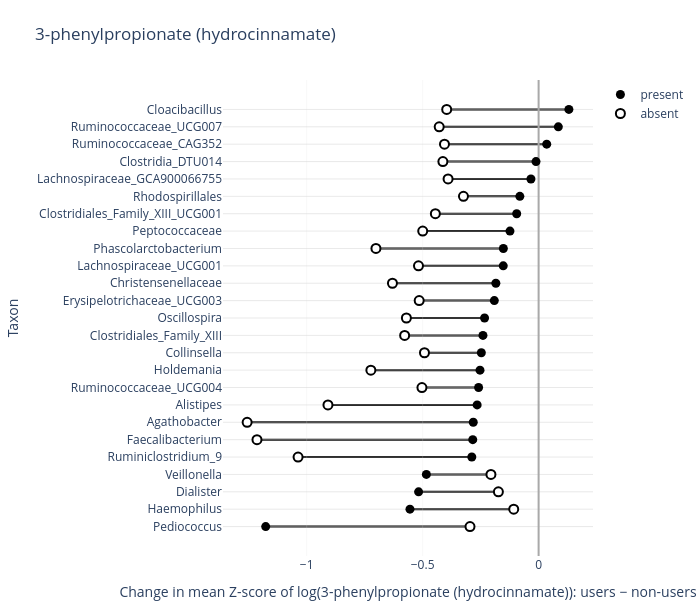

The cell this chart's notebook holds for it:
### Code cell
# Hydrocinnamate
make_barbell_plot('metabolite_100000010', metabolites_microbes_pa_df, sig_interactions_pa)

### Figure 1 — Plotly figure (JSON) as saved in the notebook; plotly's stock layout.template omitted (floating-point values rounded to 4 significant figures)
{"data": [{"marker": {"color": "black", "size": 9}, "mode": "markers", "name": "present", "type": "scatter", "x": [-1.177, -0.5547, -0.5175, -0.484, -0.08087, -0.1235, -0.2587, -0.2331, -0.24, -0.247, -0.01124, -0.191, -0.09451, 0.03494, -0.1525, -0.03305, -0.2527, -0.1843, 0.08505, 0.1305, -0.152, -0.265, -0.2818, -0.2839, -0.2881], "y": ["Pediococcus", "Haemophilus", "Dialister", "Veillonella", "Rhodospirillales", "Peptococcaceae", "Ruminococcaceae_UCG004", "Oscillospira", "Clostridiales_Family_XIII", "Collinsella", "Clostridia_DTU014", "Erysipelotrichaceae_UCG003", "Clostridiales_Family_XIII_UCG001", "Ruminococcaceae_CAG352", "Lachnospiraceae_UCG001", "Lachnospiraceae_GCA900066755", "Holdemania", "Christensenellaceae", "Ruminococcaceae_UCG007", "Cloacibacillus", "Phascolarctobacterium", "Alistipes", "Agathobacter", "Faecalibacterium", "Ruminiclostridium_9"]}, {"marker": {"color": "white", "line": {"color": "black", "width": 2}, "size": 9}, "mode": "markers", "name": "absent", "type": "scatter", "x": [-0.2958, -0.1072, -0.1734, -0.2056, -0.324, -0.4997, -0.5031, -0.5701, -0.5776, -0.4922, -0.4128, -0.5149, -0.4452, -0.4059, -0.518, -0.3904, -0.7234, -0.6302, -0.4287, -0.3963, -0.7014, -0.9083, -1.257, -1.214, -1.037], "y": ["Pediococcus", "Haemophilus", "Dialister", "Veillonella", "Rhodospirillales", "Peptococcaceae", "Ruminococcaceae_UCG004", "Oscillospira", "Clostridiales_Family_XIII", "Collinsella", "Clostridia_DTU014", "Erysipelotrichaceae_UCG003", "Clostridiales_Family_XIII_UCG001", "Ruminococcaceae_CAG352", "Lachnospiraceae_UCG001", "Lachnospiraceae_GCA900066755", "Holdemania", "Christensenellaceae", "Ruminococcaceae_UCG007", "Cloacibacillus", "Phascolarctobacterium", "Alistipes", "Agathobacter", "Faecalibacterium", "Ruminiclostridium_9"]}], "layout": {"height": 610, "margin": {"b": 40, "l": 80, "r": 40, "t": 80}, "plot_bgcolor": "white", "shapes": [{"layer": "below", "line": {"color": "black", "width": 2}, "type": "line", "x0": -1.177, "x1": -0.2958, "y0": "Pediococcus", "y1": "Pediococcus"}, {"layer": "below", "line": {"color": "black", "width": 2}, "type": "line", "x0": -0.5547, "x1": -0.1072, "y0": "Haemophilus", "y1": "Haemophilus"}, {"layer": "below", "line": {"color": "black", "width": 2}, "type": "line", "x0": -0.5175, "x1": -0.1734, "y0": "Dialister", "y1": "Dialister"}, {"layer": "below", "line": {"color": "black", "width": 2}, "type": "line", "x0": -0.484, "x1": -0.2056, "y0": "Veillonella", "y1": "Veillonella"}, {"layer": "below", "line": {"color": "black", "width": 2}, "type": "line", "x0": -0.08087, "x1": -0.324, "y0": "Rhodospirillales", "y1": "Rhodospirillales"}, {"layer": "below", "line": {"color": "black", "width": 2}, "type": "line", "x0": -0.1235, "x1": -0.4997, "y0": "Peptococcaceae", "y1": "Peptococcaceae"}, {"layer": "below", "line": {"color": "black", "width": 2}, "type": "line", "x0": -0.2587, "x1": -0.5031, "y0": "Ruminococcaceae_UCG004", "y1": "Ruminococcaceae_UCG004"}, {"layer": "below", "line": {"color": "black", "width": 2}, "type": "line", "x0": -0.2331, "x1": -0.5701, "y0": "Oscillospira", "y1": "Oscillospira"}, {"layer": "below", "line": {"color": "black", "width": 2}, "type": "line", "x0": -0.24, "x1": -0.5776, "y0": "Clostridiales_Family_XIII", "y1": "Clostridiales_Family_XIII"}, {"layer": "below", "line": {"color": "black", "width": 2}, "type": "line", "x0": -0.247, "x1": -0.4922, "y0": "Collinsella", "y1": "Collinsella"}, {"layer": "below", "line": {"color": "black", "width": 2}, "type": "line", "x0": -0.01124, "x1": -0.4128, "y0": "Clostridia_DTU014", "y1": "Clostridia_DTU014"}, {"layer": "below", "line": {"color": "black", "width": 2}, "type": "line", "x0": -0.191, "x1": -0.5149, "y0": "Erysipelotrichaceae_UCG003", "y1": "Erysipelotrichaceae_UCG003"}, {"layer": "below", "line": {"color": "black", "width": 2}, "type": "line", "x0": -0.09451, "x1": -0.4452, "y0": "Clostridiales_Family_XIII_UCG001", "y1": "Clostridiales_Family_XIII_UCG001"}, {"layer": "below", "line": {"color": "black", "width": 2}, "type": "line", "x0": 0.03494, "x1": -0.4059, "y0": "Ruminococcaceae_CAG352", "y1": "Ruminococcaceae_CAG352"}, {"layer": "below", "line": {"color": "black", "width": 2}, "type": "line", "x0": -0.1525, "x1": -0.518, "y0": "Lachnospiraceae_UCG001", "y1": "Lachnospiraceae_UCG001"}, {"layer": "below", "line": {"color": "black", "width": 2}, "type": "line", "x0": -0.03305, "x1": -0.3904, "y0": "Lachnospiraceae_GCA900066755", "y1": "Lachnospiraceae_GCA900066755"}, {"layer": "below", "line": {"color": "black", "width": 2}, "type": "line", "x0": -0.2527, "x1": -0.7234, "y0": "Holdemania", "y1": "Holdemania"}, {"layer": "below", "line": {"color": "black", "width": 2}, "type": "line", "x0": -0.1843, "x1": -0.6302, "y0": "Christensenellaceae", "y1": "Christensenellaceae"}, {"layer": "below", "line": {"color": "black", "width": 2}, "type": "line", "x0": 0.08505, "x1": -0.4287, "y0": "Ruminococcaceae_UCG007", "y1": "Ruminococcaceae_UCG007"}, {"layer": "below", "line": {"color": "black", "width": 2}, "type": "line", "x0": 0.1305, "x1": -0.3963, "y0": "Cloacibacillus", "y1": "Cloacibacillus"}, {"layer": "below", "line": {"color": "black", "width": 2}, "type": "line", "x0": -0.152, "x1": -0.7014, "y0": "Phascolarctobacterium", "y1": "Phascolarctobacterium"}, {"layer": "below", "line": {"color": "black", "width": 2}, "type": "line", "x0": -0.265, "x1": -0.9083, "y0": "Alistipes", "y1": "Alistipes"}, {"layer": "below", "line": {"color": "black", "width": 2}, "type": "line", "x0": -0.2818, "x1": -1.257, "y0": "Agathobacter", "y1": "Agathobacter"}, {"layer": "below", "line": {"color": "black", "width": 2}, "type": "line", "x0": -0.2839, "x1": -1.214, "y0": "Faecalibacterium", "y1": "Faecalibacterium"}, {"layer": "below", "line": {"color": "black", "width": 2}, "type": "line", "x0": -0.2881, "x1": -1.037, "y0": "Ruminiclostridium_9", "y1": "Ruminiclostridium_9"}], "title": {"text": "3-phenylpropionate (hydrocinnamate)"}, "width": 700, "xaxis": {"autorange": true, "gridcolor": "lightgrey", "gridwidth": 0.2, "range": [-1.363, 0.2366], "showgrid": true, "title": {"text": "Change in mean Z-score of log(3-phenylpropionate (hydrocinnamate)): users − non-users"}, "type": "linear", "zeroline": true, "zerolinecolor": "darkgrey", "zerolinewidth": 2}, "yaxis": {"autorange": true, "categoryarray": ["Pediococcus", "Haemophilus", "Dialister", "Veillonella", "Ruminiclostridium_9", "Faecalibacterium", "Agathobacter", "Alistipes", "Ruminococcaceae_UCG004", "Holdemania", "Collinsella", "Clostridiales_Family_XIII", "Oscillospira", "Erysipelotrichaceae_UCG003", "Christensenellaceae", "Lachnospiraceae_UCG001", "Phascolarctobacterium", "Peptococcaceae", "Clostridiales_Family_XIII_UCG001", "Rhodospirillales", "Lachnospiraceae_GCA900066755", "Clostridia_DTU014", "Ruminococcaceae_CAG352", "Ruminococcaceae_UCG007", "Cloacibacillus"], "categoryorder": "array", "gridcolor": "lightgrey", "gridwidth": 0.5, "range": [-1.692, 25.69], "showgrid": true, "title": {"text": "Taxon"}, "type": "category"}}}
